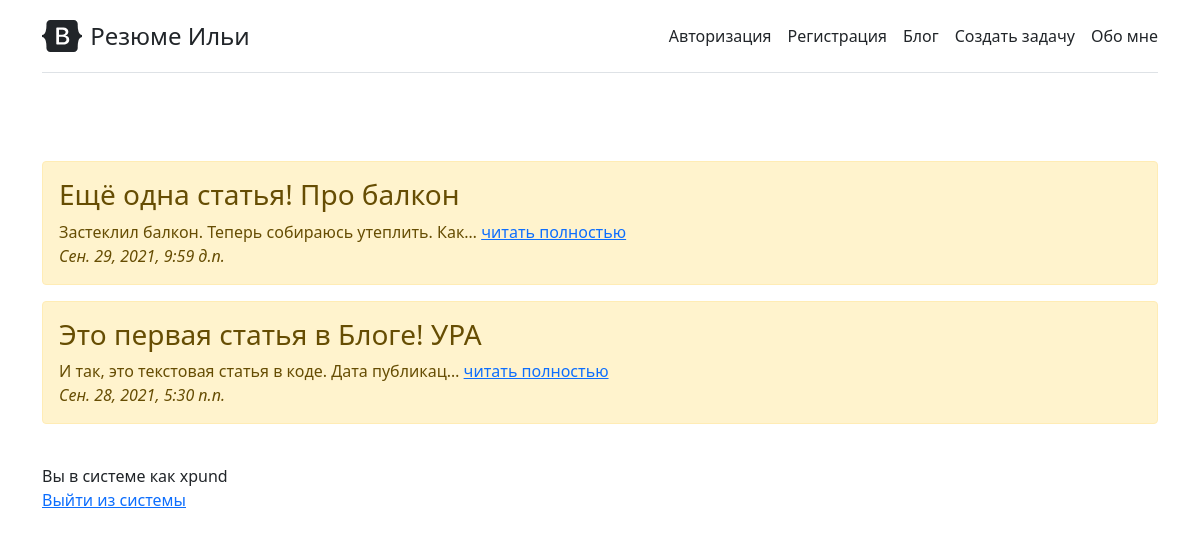
Page /blog/ (signed in) on the committed database.
### blog/models.py (models this page shows, shortened)
class Article(models.Model):
    title = models.CharField('Название статьи', max_length=200)
    text_article = models.TextField('Текст статьи')
    image = models.ImageField('Изображение статьи', name='image', default='default.jpg', upload_to='blog/image')
    pub_date = models.DateTimeField('Дата публикации', auto_now_add=timezone.now)
    class Meta:
        verbose_name = 'Статья'
        verbose_name_plural = 'Статьи'

### blog/views.py (the view)
# urls.py: path('', views.blog, name='blog'),
def blog(request):
    articles = Article.objects.order_by('-id')[:5]
    context = {'article': articles}
    return render(request, 'blog.html', context)

### templates/blog.html (shortened to what this page needs)
<!DOCTYPE html>
<html lang="en">
<head>
    <link rel="stylesheet" href="https://cdn.jsdelivr.net/npm/bootstrap@5.1.1/dist/css/bootstrap.min.css">
</head>
<body>
<div class="container py-3">
<header>
    <div class="d-flex flex-column flex-md-row align-items-center pb-3 mb-4 border-bottom">
      <a href="{% url 'main:index' %}" class="d-flex align-items-center text-dark text-decoration-none">
        <span class="fs-4">Резюме Ильи</span>
      </a>
      <nav class="d-inline-flex mt-2 mt-md-0 ms-md-auto">
        <a class="me-3 py-2 text-dark text-decoration-none" href="{% url 'users:auth' %}">Авторизация</a>
        <a class="me-3 py-2 text-dark text-decoration-none" href="{% url 'users:reg' %}">Регистрация</a>
        <a class="me-3 py-2 text-dark text-decoration-none" href="{% url 'blog:blog' %}">Блог</a>
        <a class="me-3 py-2 text-dark text-decoration-none" href="{% url 'main:create' %}">Создать задачу</a>
        <a class="py-2 text-dark text-decoration-none" href="{% url 'main:about' %}">Обо мне</a>
      </nav>
    </div>
    <div class="pricing-header p-3 pb-md-4 mx-auto text-center">
    </div>
  </header>
{% block article %}
    {% if article  %}
        {% for a in article %}
            <div class="alert alert-warning mt-2"><h3>{{ a.title }}</h3>
                {{ a.text_article|truncatechars:50 }} <a href="{% url 'blog:article' a.id %}">читать полностью</a>
                <br/> <i>{{ a.pub_date }}</i> </div>
        {% endfor %}
    {% endif %}
{% endblock %}
<p><br />
{% if user.username %}
Вы в системе как {{ user.username }}<br />
    <a href="{% url 'users:logout' %}">Выйти из системы</a>
{% endif %}
</p>
</div>
</body>
</html>

### rows in the picture
Article: title "Ещё одна статья! Про балкон", text_article "Застеклил балкон. Теперь собираюсь утеплить. Как…", pub_date "Сен. 29, 2021, 9:59 д.п."
Article: title "Это первая статья в Блоге! УРА", text_article "И так, это текстовая статья в коде. Дата публикац…", pub_date "Сен. 28, 2021, 5:30 п.п."

### other values in the picture
{{ user.username }} "xpund"
